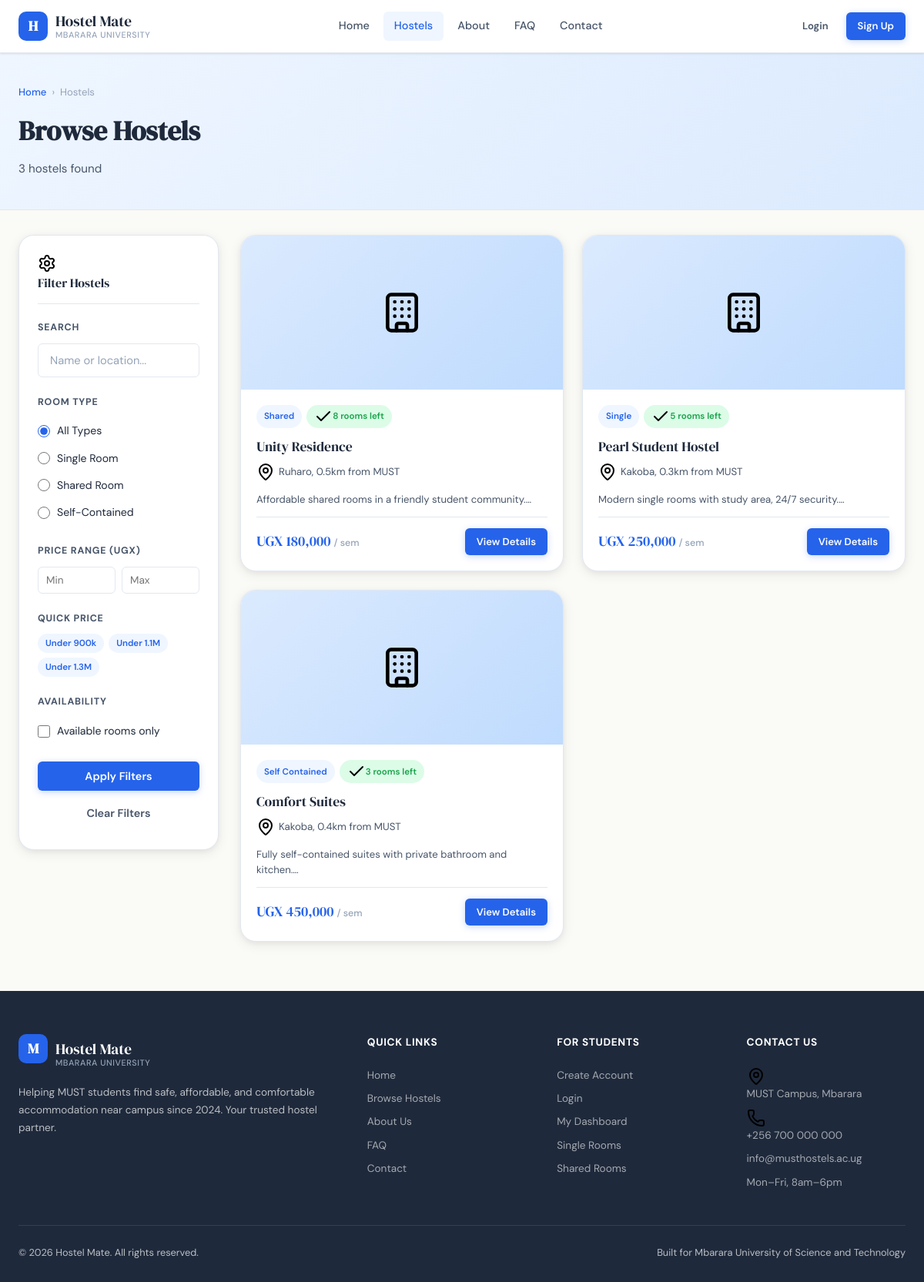
The app's page /hostels.php, older data.
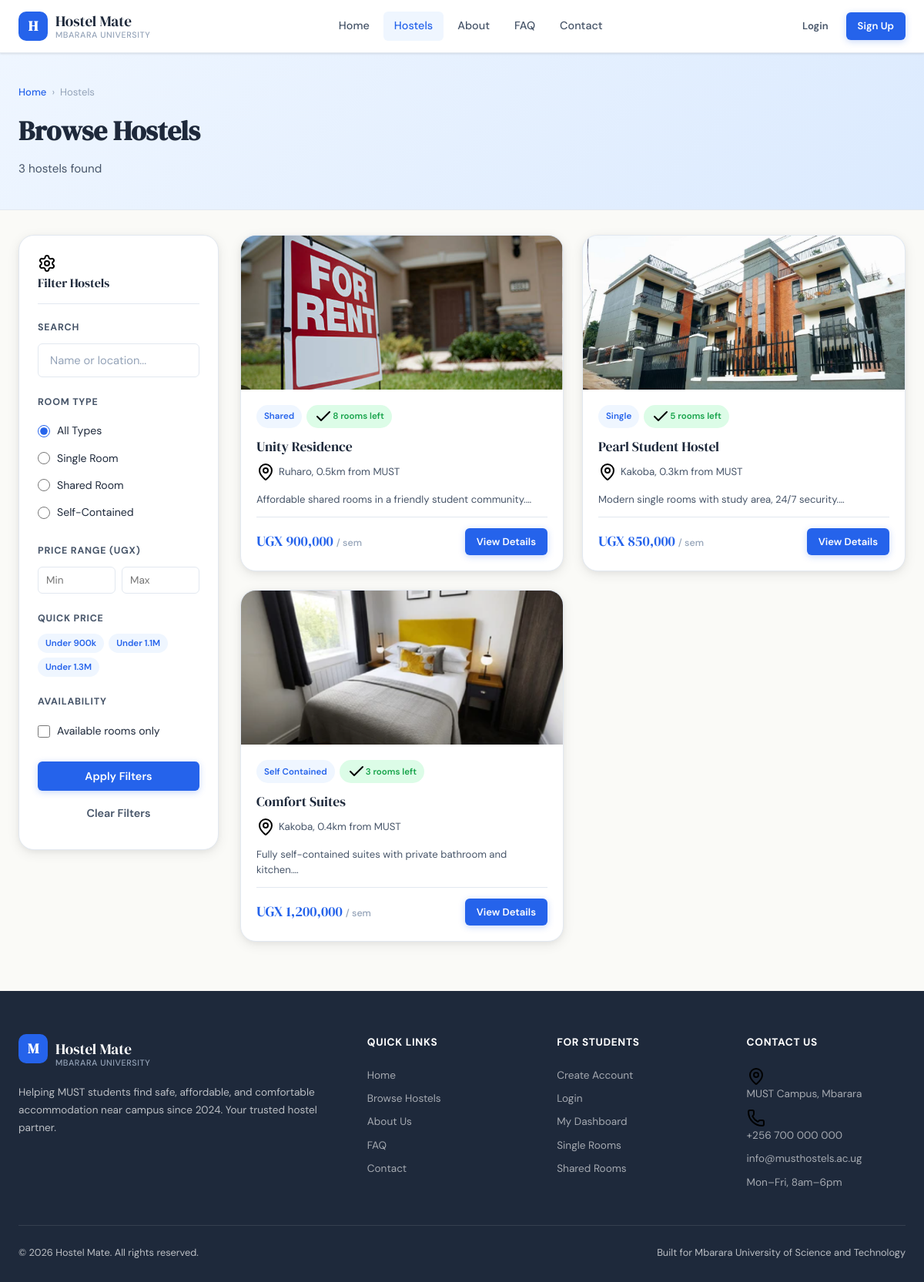
The same page, newer data.
### tables this page shows
CREATE TABLE `hostels` (
  `id` INT UNSIGNED NOT NULL AUTO_INCREMENT,
  `hostel_name` VARCHAR(255) NOT NULL,
  `location` VARCHAR(255) NOT NULL,
  `room_type` ENUM('single','shared','self-contained') NOT NULL DEFAULT 'single',
  `price` INT UNSIGNED NOT NULL,
  `availability` INT UNSIGNED NOT NULL DEFAULT 0,
  `description` TEXT DEFAULT NULL,
  `contact` VARCHAR(100) DEFAULT NULL,
  `image` VARCHAR(255) DEFAULT NULL,
  `created_at` DATETIME NOT NULL DEFAULT CURRENT_TIMESTAMP,
  PRIMARY KEY (`id`),
  KEY `idx_hostels_room_type` (`room_type`),
  KEY `idx_hostels_availability` (`availability`)
);

### config.php (called while the page is built, shortened)
<?php
function isLoggedIn() {
    return isset($_SESSION['user_id']) && !empty($_SESSION['user_id']);
}
function sanitize($input) {
    return htmlspecialchars(trim($input), ENT_QUOTES, 'UTF-8');
}
function formatPrice($amount) {
    return 'UGX ' . number_format((float)$amount, 0);
}

### hostels.php (the view, shortened to what this page needs)
<?php
require_once 'config.php';
$db = getDB();
$search    = trim($_GET['search']    ?? '');
$type      = trim($_GET['type']      ?? '');
$min_price = (int)($_GET['min_price'] ?? 0);
$max_price = (int)($_GET['max_price'] ?? 0);
$available = isset($_GET['available']) && $_GET['available'] === '1';
$where      = ['1=1'];
$where_sql = implode(' AND ', $where);
$sql       = "SELECT * FROM hostels WHERE $where_sql ORDER BY availability DESC, created_at DESC";
$stmt = $db->prepare($sql);
$stmt->execute();
$result  = $stmt->get_result();
$hostels = $result->fetch_all(MYSQLI_ASSOC);
include 'includes/head.php';
?>
<?php include 'includes/navbar.php'; ?>
<div class="page-header">
    <div class="container">
        <div class="breadcrumb">
            <a href="index.php">Home</a> <span>›</span> Hostels
        </div>
        <h1>Browse Hostels</h1>
        <p>
            <?= count($hostels) ?> hostel<?= count($hostels) !== 1 ? 's' : '' ?> found
        </p>
    </div>
</div>
<div class="section" style="padding-top:32px;">
    <div class="container">
        <div class="page-layout">
            <aside class="filter-sidebar">
                <div class="filter-title">
                    <img class="icon-svg" src="<?= APP_URL ?>/assets/svg/settings.svg" alt="Filter"> Filter Hostels
                </div>
                <form method="GET" action="hostels.php">
                    <div class="filter-group">
                        <div class="filter-group-label">Search</div>
                        <input type="text" name="search" class="form-control"
                            placeholder="Name or location..."
                            value="<?= sanitize($search) ?>">
                    </div>
                    <div class="filter-group">
                        <div class="filter-group-label">Room Type</div>
                        <label class="filter-radio">
                            <input type="radio" name="type" value="" <?= $type==='' ? 'checked' : '' ?>> All Types
                        </label>
                        <label class="filter-radio">
                            <input type="radio" name="type" value="single" <?= $type==='single' ? 'checked' : '' ?>> Single Room
                        </label>
                        <label class="filter-radio">
                            <input type="radio" name="type" value="shared" <?= $type==='shared' ? 'checked' : '' ?>> Shared Room
                        </label>
                        <label class="filter-radio">
                            <input type="radio" name="type" value="self-contained" <?= $type==='self-contained' ? 'checked' : '' ?>> Self-Contained
                        </label>
                    </div>
                    <div class="filter-group">
                        <div class="filter-group-label">Price Range (UGX)</div>
                        <div class="price-range-inputs">
                            <input type="number" name="min_price" placeholder="Min"
                                value="<?= $min_price > 0 ? $min_price : '' ?>" min="0">
                            <input type="number" name="max_price" placeholder="Max"
                                value="<?= $max_price > 0 ? $max_price : '' ?>" min="0">
                        </div>
                    </div>
                    <div class="filter-group">
                        <div class="filter-group-label">Quick Price</div>
                        <div style="display:flex;flex-wrap:wrap;gap:6px;">
                            <a href="hostels.php?max_price=900000<?= $type ? '&type='.$type : '' ?>" class="badge badge-blue" style="cursor:pointer;">Under 900k</a>
                            <a href="hostels.php?max_price=1100000<?= $type ? '&type='.$type : '' ?>" class="badge badge-blue" style="cursor:pointer;">Under 1.1M</a>
                            <a href="hostels.php?max_price=1300000<?= $type ? '&type='.$type : '' ?>" class="badge badge-blue" style="cursor:pointer;">Under 1.3M</a>
                        </div>
                    </div>
                    <div class="filter-group">
                        <div class="filter-group-label">Availability</div>
                        <label class="filter-checkbox">
                            <input type="checkbox" name="available" value="1" <?= $available ? 'checked' : '' ?>>
                            Available rooms only
                        </label>
                    </div>
                    <button type="submit" class="btn btn-primary btn-block">Apply Filters</button>
                    <a href="hostels.php" class="btn btn-ghost btn-block mt-8">Clear Filters</a>
                </form>
            </aside>
            <main>
                <?php if (empty($hostels)): ?>
                    <div class="empty-state">
                        <div class="empty-state-icon"><img src="<?= APP_URL ?>/assets/svg/building.svg" alt="No hostels"></div>
                        <h3>No Hostels Found</h3>
                        <p>Try adjusting your filters or search terms to find available hostels.</p>
                        <a href="hostels.php" class="btn btn-primary">Clear All Filters</a>
                    </div>
                <?php else: ?>
                    <div class="hostels-grid">
                        <?php foreach ($hostels as $h): ?>
                        <div class="hostel-card">
                            <div class="hostel-card-img">
                                <?php if (!empty($h['image']) && file_exists('uploads/hostels/' . $h['image'])): ?>
                                    <img src="<?= APP_URL ?>/uploads/hostels/<?= sanitize($h['image']) ?>" alt="<?= sanitize($h['hostel_name']) ?>" style="width: 100%; height: 100%; object-fit: cover; display: block;">
                                <?php elseif (!empty($h['image']) && file_exists('assets/img/hostels/' . $h['image'])): ?>
                                    <img src="<?= APP_URL ?>/assets/img/hostels/<?= sanitize($h['image']) ?>" alt="<?= sanitize($h['hostel_name']) ?>" style="width: 100%; height: 100%; object-fit: cover; display: block;">
                                <?php else: ?>
                                    <img class="icon-svg" src="<?= APP_URL ?>/assets/svg/building.svg" alt="Hostel" style="width: 3.5rem; height: auto;">
                                <?php endif; ?>
                            </div>
                            <div class="hostel-card-body">
                                <div class="hostel-card-badges">
                                    <span class="badge badge-blue"><?= sanitize(ucwords(str_replace('-', ' ', $h['room_type']))) ?></span>
                                    <?php if ($h['availability'] > 0): ?>
                                        <span class="badge badge-green">
                                            <img class="icon-svg" src="<?= APP_URL ?>/assets/svg/check.svg" alt="Available"> <?= (int)$h['availability'] ?> rooms left
                                        </span>
                                    <?php else: ?>
                                        <span class="badge badge-red">Full</span>
                                    <?php endif; ?>
                                </div>
                                <div class="hostel-card-title"><?= sanitize($h['hostel_name']) ?></div>
                                <div class="hostel-card-location">
                                    <img class="icon-svg" src="<?= APP_URL ?>/assets/svg/map-pin.svg" alt="Location"> <?= sanitize($h['location']) ?>
                                </div>
                                <?php if (!empty($h['description'])): ?>
                                    <p style="font-size:0.82rem;color:var(--text-mid);margin-bottom:12px;line-height:1.5;">
                                        <?= sanitize(substr($h['description'], 0, 80)) ?>…
                                    </p>
                                <?php endif; ?>
                                <div class="hostel-card-footer">
                                    <div class="hostel-price"><?= formatPrice($h['price']) ?> <span>/ sem</span></div>
                                    <a href="hostel-details.php?id=<?= (int)$h['id'] ?>" class="btn btn-primary btn-sm">View Details</a>
                                </div>
                            </div>
                        </div>
                        <?php endforeach; ?>
                    </div>
                <?php endif; ?>
            </main>
        </div>
    </div>
</div>
<?php include 'includes/footer.php'; ?>
</body>
</html>

### includes/head.php (shortened to what this page needs)
<!DOCTYPE html>
<html lang="en">
<head>
    <link rel="stylesheet" href="<?= APP_URL ?>/css/style.css">
</head>
<body>

### includes/navbar.php (shortened to what this page needs)
<?php
$current = basename($_SERVER['PHP_SELF']);
?>
<nav class="navbar">
    <div class="container">
        <a class="nav-brand" href="<?= APP_URL ?>/index.php">
            <div class="nav-brand-icon">H</div>
            <div class="nav-brand-text">
                Hostel Mate
                <span>Mbarara University</span>
            </div>
        </a>
        <div class="nav-links">
            <a href="<?= APP_URL ?>/index.php"     class="<?= $current === 'index.php'    ? 'active' : '' ?>">Home</a>
            <a href="<?= APP_URL ?>/hostels.php"   class="<?= $current === 'hostels.php'  ? 'active' : '' ?>">Hostels</a>
            <a href="<?= APP_URL ?>/about.php"     class="<?= $current === 'about.php'    ? 'active' : '' ?>">About</a>
            <a href="<?= APP_URL ?>/faq.php"       class="<?= $current === 'faq.php'      ? 'active' : '' ?>">FAQ</a>
            <a href="<?= APP_URL ?>/contact.php"   class="<?= $current === 'contact.php'  ? 'active' : '' ?>">Contact</a>
        </div>
        <div class="nav-auth">
            <?php if (isLoggedIn()): ?>
                <?php if (isAdmin()): ?>
                    <a href="<?= APP_URL ?>/admin/index.php" class="btn btn-ghost btn-sm">
                        <img class="icon-svg" src="<?= APP_URL ?>/assets/svg/settings.svg" alt="Admin"> Admin
                    </a>
                <?php endif; ?>
                <a href="<?= APP_URL ?>/dashboard.php" class="btn btn-outline btn-sm">
                    <img class="icon-svg" src="<?= APP_URL ?>/assets/svg/user.svg" alt="Profile"> <?= sanitize($_SESSION['fullname'] ?? 'Dashboard') ?>
                </a>
                <a href="<?= APP_URL ?>/logout.php" class="btn btn-ghost btn-sm">
                    <img class="icon-svg" src="<?= APP_URL ?>/assets/svg/logout.svg" alt="Logout"> Logout
                </a>
            <?php else: ?>
                <a href="<?= APP_URL ?>/login.php"  class="btn btn-ghost btn-sm">Login</a>
                <a href="<?= APP_URL ?>/signup.php" class="btn btn-primary btn-sm">Sign Up</a>
            <?php endif; ?>
        </div>
    </div>
</nav>

### includes/footer.php (shortened to what this page needs)
<footer class="footer">
    <div class="container">
        <div class="footer-grid">
            <div class="footer-brand">
                <div class="nav-brand">
                    <div class="nav-brand-icon">M</div>
                    <div class="nav-brand-text" style="color:white;">
                        Hostel Mate
                        <span>Mbarara University</span>
                    </div>
                </div>
                <p>
                    Helping MUST students find safe, affordable, and comfortable
                    accommodation near campus since 2024. Your trusted hostel partner.
                </p>
            </div>
            <div>
                <div class="footer-heading">Quick Links</div>
                <div class="footer-links">
                    <a href="<?= APP_URL ?>/index.php">Home</a>
                    <a href="<?= APP_URL ?>/hostels.php">Browse Hostels</a>
                    <a href="<?= APP_URL ?>/about.php">About Us</a>
                    <a href="<?= APP_URL ?>/faq.php">FAQ</a>
                    <a href="<?= APP_URL ?>/contact.php">Contact</a>
                </div>
            </div>
            <div>
                <div class="footer-heading">For Students</div>
                <div class="footer-links">
                    <a href="<?= APP_URL ?>/signup.php">Create Account</a>
                    <a href="<?= APP_URL ?>/login.php">Login</a>
                    <a href="<?= APP_URL ?>/dashboard.php">My Dashboard</a>
                    <a href="<?= APP_URL ?>/hostels.php?type=single">Single Rooms</a>
                    <a href="<?= APP_URL ?>/hostels.php?type=shared">Shared Rooms</a>
                </div>
            </div>
            <div>
                <div class="footer-heading">Contact Us</div>
                <div class="footer-links">
                    <a href="#">
                        <img class="icon-svg" src="<?= APP_URL ?>/assets/svg/map-pin.svg" alt="Location"> MUST Campus, Mbarara
                    </a>
                    <a href="tel:+256700000000">
                        <img class="icon-svg" src="<?= APP_URL ?>/assets/svg/phone.svg" alt="Phone"> +256 700 000 000
                    </a>
                    <a href="mailto:info@musthostels.ac.ug">info@musthostels.ac.ug</a>
                    <a href="#">Mon–Fri, 8am–6pm</a>
                </div>
            </div>
        </div>
        <div class="footer-bottom">
            <span>© <?= date('Y') ?> Hostel Mate. All rights reserved.</span>
            <span>Built for Mbarara University of Science and Technology</span>
        </div>
    </div>
</footer>

Row changes from the older to the newer data that the page shows:
changed hostels "Unity Residence": image: picture added; price "UGX 180,000" → "UGX 900,000"
changed hostels "Pearl Student Hostel": image: picture added; price "UGX 250,000" → "UGX 850,000"
changed hostels "Comfort Suites": image: picture added; price "UGX 450,000" → "UGX 1,200,000"
